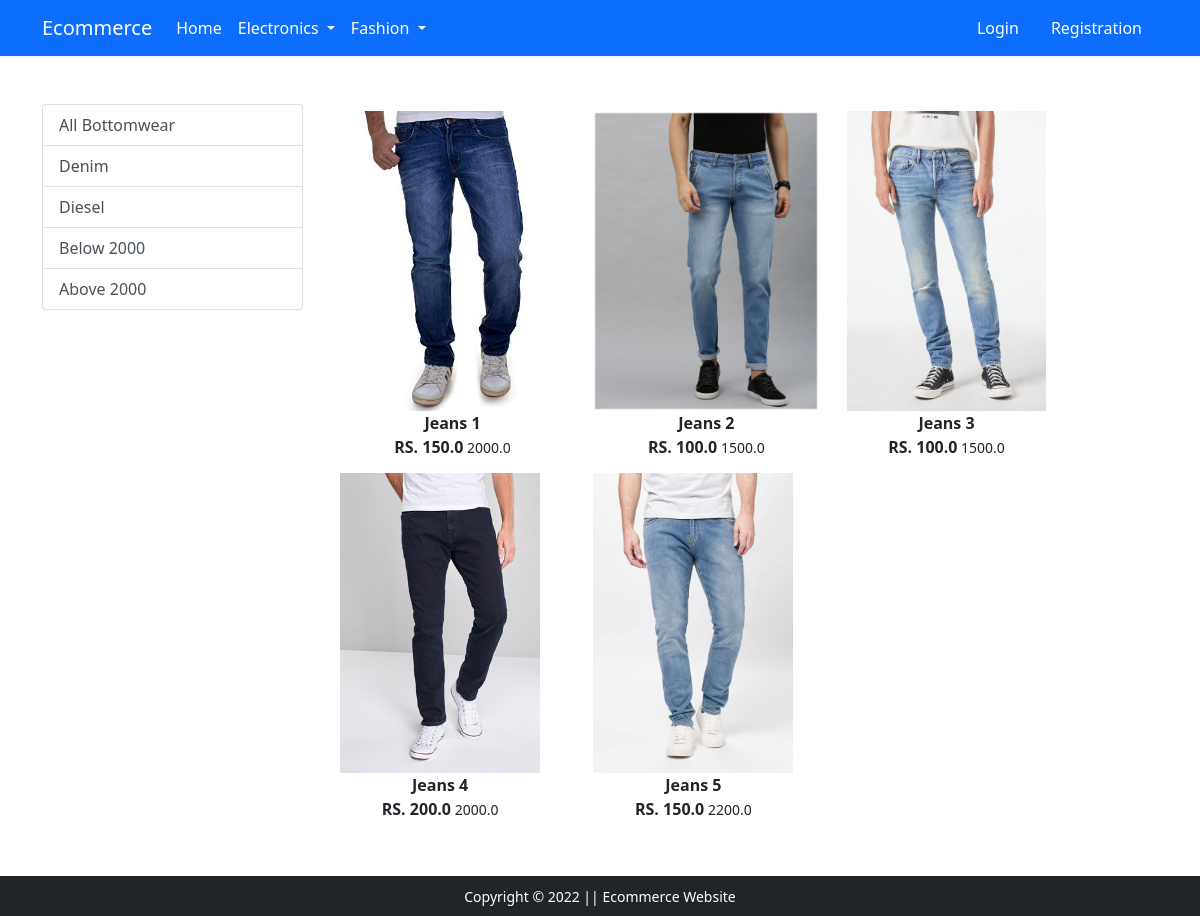
The app's page /bottomwear/, older data.
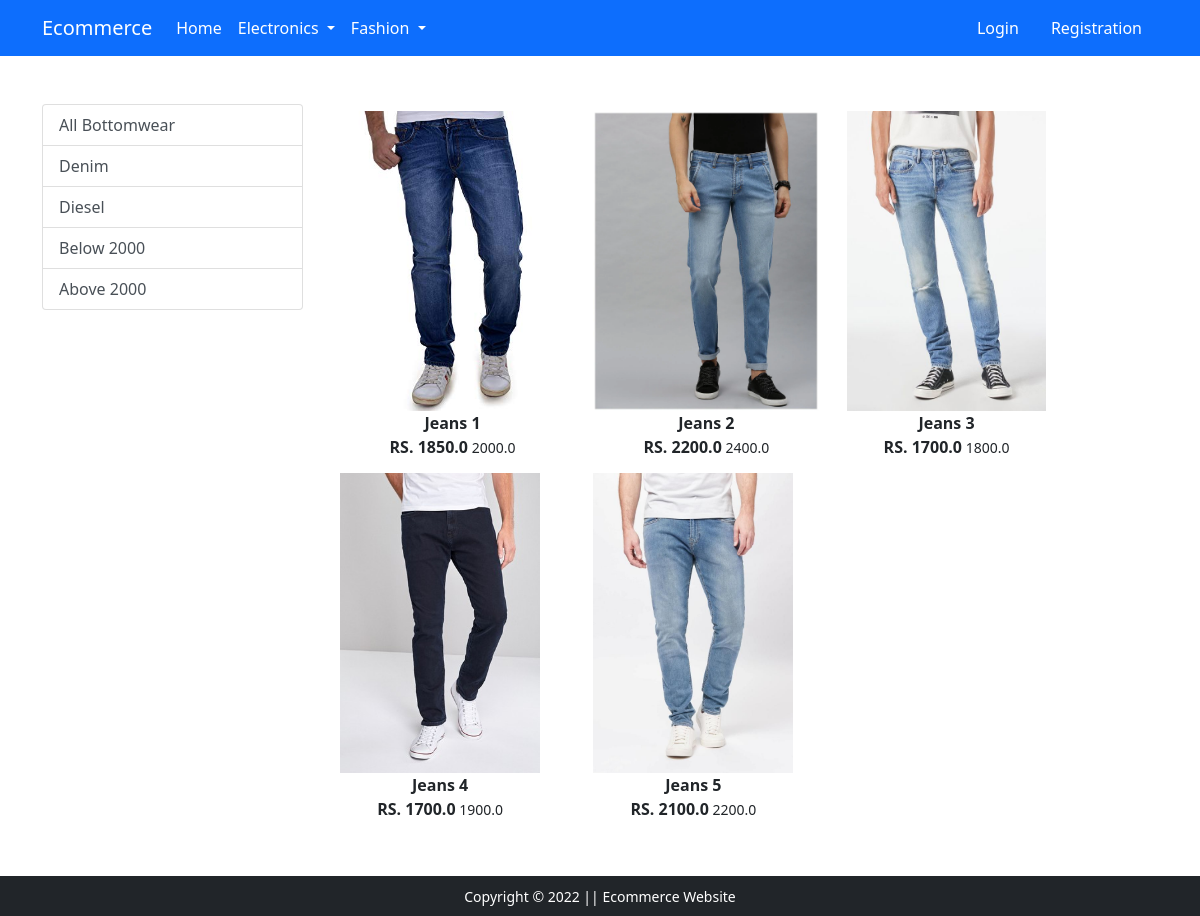
The same page, newer data.
### app/models.py (models this page shows)
class Product(models.Model):
    title=models.CharField(max_length=100)
    selling_price=models.FloatField()
    discounted_price=models.FloatField()
    description=models.TextField()
    brand=models.CharField(max_length=100)
    category=models.CharField(choices=CATEGORY_CHOICES,max_length=2)
    product_image=models.ImageField(upload_to='productimg')

### app/views.py (the view)
# urls.py: path('bottomwear/', views.bottomwear, name='bottomwear'),
def bottomwear(request, data=None):
 if data==None:
     bottomwears=Product.objects.filter(category='BW')
 elif data=='Denim' or data=='Diesel':
     bottomwears=Product.objects.filter(category='BW').filter(brand=data)
 elif data =='Below':
      bottomwears=Product.objects.filter(category='BW').filter(discounted_price__lt=2000)
 elif data =='Above':
      bottomwears=Product.objects.filter(category='BW').filter(discounted_price__gt=2000)
 return render(request, 'app/bottomwear.html', {'bottomwears':bottomwears})

### app/templates/app/bottomwear.html (shortened to what this page needs)
{% extends 'app/base.html' %}
{% load static %}
{% block main-content %}
<div class="container my-5">
 <div class="row">
  <div class="col-sm-3">
      <div class="list-group">
        <a href="{% url 'bottomwear' %}" class="list-group-item list-group-item-action" aria-current="true">All Bottomwear</a>
        <a href="{% url 'bottomweardata' 'Denim' %}" class="list-group-item list-group-item-action" aria-current="true">Denim</a>
        <a href="{% url 'bottomweardata' 'Diesel' %}" class="list-group-item list-group-item-action" aria-current="true">Diesel</a>
        <a href="{% url 'bottomweardata' 'Below' %}" class="list-group-item list-group-item-action" aria-current="true">Below 2000</a>
        <a href="{% url 'bottomweardata' 'Above' %}" class="list-group-item list-group-item-action" aria-current="true">Above 2000</a>
      </div>
    </div>
    <div class="col-sm-8">
        <div class="row">
            {% for product in bottomwears %}
            <div class="col-sm-4" text-center mb-4>
          <a href="{% url 'product-detail' product.id %}" class="btn">
              <div class="item">
                  <img src="{{product.product_image.url}}" alt="" height="300" class="">
                  <div class="fw-bold">{{product.title}}</div>
                  <div class="fw-bold">RS. {{product.discounted_price}}<small class="fw-light text-decoration-line-throgh"> {{product.selling_price}}</small></div>
                </div>
            </a>
        </div>
      {% endfor %}
    </div>
  </div>
 </div>
</div>
{% endblock main-content %}

Row changes from the older to the newer data that the page shows:
changed Product "Jeans 1": discounted_price "150.0" → "1850.0"
changed Product "Jeans 2": discounted_price "100.0" → "2200.0"; selling_price "1500.0" → "2400.0"
changed Product "Jeans 3": discounted_price "100.0" → "1700.0"; selling_price "1500.0" → "1800.0"
changed Product "Jeans 4": discounted_price "200.0" → "1700.0"; selling_price "2000.0" → "1900.0"
changed Product "Jeans 5": discounted_price "150.0" → "2100.0"
